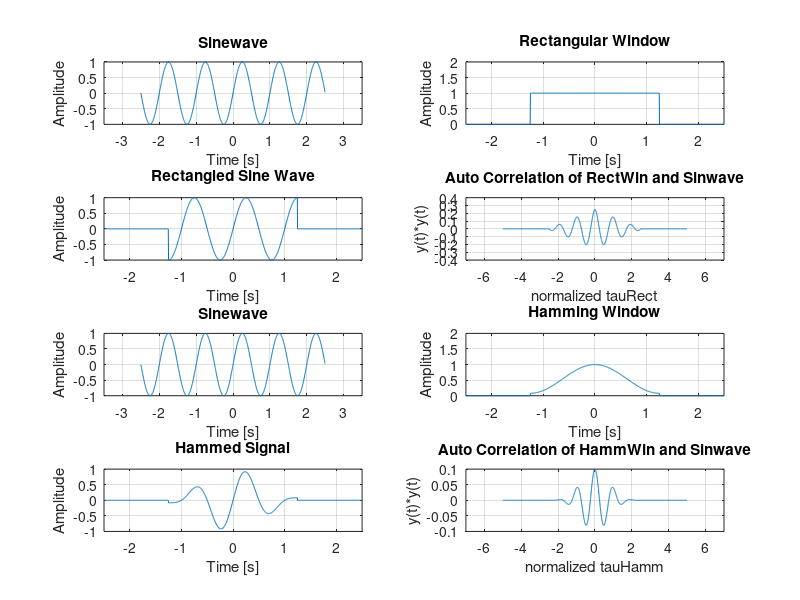

Reproduce this figure in MATLAB.
clear all
close all
clc;

% Parameters
f = 1; % Frequency in Hz
Fs = 200; % Sampling frequency in Hz
N = 1000; % Number of samples 
t = (-(N/2):(N/2)-1)/Fs; % Time vector          

% Signal
y = sin(2*pi*f*t);

%Plot the sinewave
figure;
subplot(4, 2, 1);
plot(t, y);
title("Sinewave")
xlim([-3.5 3.5])
xlabel("Time [s]")
ylabel("Amplitude")
grid;

%(a)
%Always remember the window length an = a + (n-1)*d
%Generate a rectangular window with length of number of samples
% window_length_rect = 3;
window_length_rect = 2.5;
rect_win = rectwin(window_length_rect*Fs)';
% rect_Window = [zeros(1, Fs) rectwin(window_length_rect*Fs)' zeros(1, Fs)];
rect_Window = [zeros(1, 250) rectwin(window_length_rect*Fs)' zeros(1, 250)];
% rect_Window = [zeros(1,Fs), rect_signal];
% rect_Window = [rect_signal, zeros(1,Fs)];

%Plot the rectangular pulse data
subplot(4, 2, 2);
plot(t, rect_Window)
xlim([-2.5 2.5])
ylim([0 2])
title("Rectangular Window")
xlabel("Time [s]")
ylabel("Amplitude")
grid;

%Apply rectangular window on sine wave
rect_signal = y .* rect_Window;


%Plot the rectangled sinosuidal wave 
subplot(4, 2, 3);
plot(t, rect_signal)
xlim([-2.5 2.5])
title("Rectangled Sine Wave")
xlabel("Time [s]")
ylabel("Amplitude")
grid;

%Find the correlation
[correlationOfRectSignal, rectLags] = xcorr(rect_signal, 'biased');
tauRect = rectLags/Fs;

%Plot the correlated signal
subplot(4, 2, 4)
plot(tauRect, correlationOfRectSignal)
xlim([-7 7])
title("Auto Correlation of RectWin and Sinwave")
xlabel("normalized tauRect")
ylabel("y(t)*y(t)")
grid;

%(b)
%Generate a hamming window with length of number of samples
% window_length_hamm = 3;
window_length_hamm = 2.5;
% hamm_Window = [zeros(1, Fs) hamming(window_length_hamm*Fs)' zeros(1, Fs)];
hamm_Window = [zeros(1, 250) hamming(window_length_hamm*Fs)' zeros(1, 250)];
% rect_signal = [zeros(1,Fs), rect_signal];
% rect_signal = [rect_signal, zeros(1,50)];

%Plot the sinewave again
subplot(4, 2, 5);
plot(t, y);
title("Sinewave")
xlim([-3.5 3.5])
xlabel("Time [s]")
ylabel("Amplitude")
grid;

%Plot the hamming window data
subplot(4, 2, 6);
plot(t, hamm_Window)
xlim([-2.5 2.5])
ylim([0 2])
title("Hamming Window")
xlabel("Time [s]")
ylabel("Amplitude")
grid;

%Apply hamming window on sine wave
hamm_signal = y .* hamm_Window;


%Plot the hammed sinosuidal wave 
subplot(4, 2, 7);
plot(t, hamm_signal)
xlim([-2.5 2.5])
title("Hammed Signal")
xlabel("Time [s]")
ylabel("Amplitude")
grid;

%Find the correlation
[correlationOfHammedSignal, hammLags] = xcorr(hamm_signal, 'biased');
tauHamm = hammLags/Fs;

%Plot the correlated signal
subplot(4, 2, 8)
plot(tauHamm, correlationOfHammedSignal)
xlim([-7 7])
title("Auto Correlation of HammWin and Sinwave")
xlabel("normalized tauHamm")
ylabel("y(t)*y(t)")
grid;
